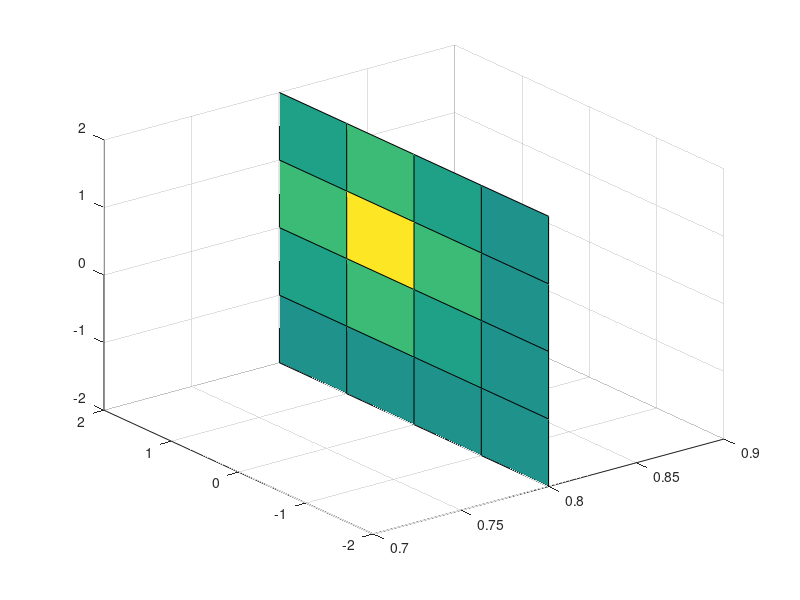

The MATLAB script that drew this image:
[X,Y,Z] = meshgrid(-2:2);
V = X.*exp(-X.^2-Y.^2-Z.^2);
xslice = 0.8;   
yslice = [];
zslice = [];
slice(X,Y,Z,V,xslice,yslice,zslice,'nearest')